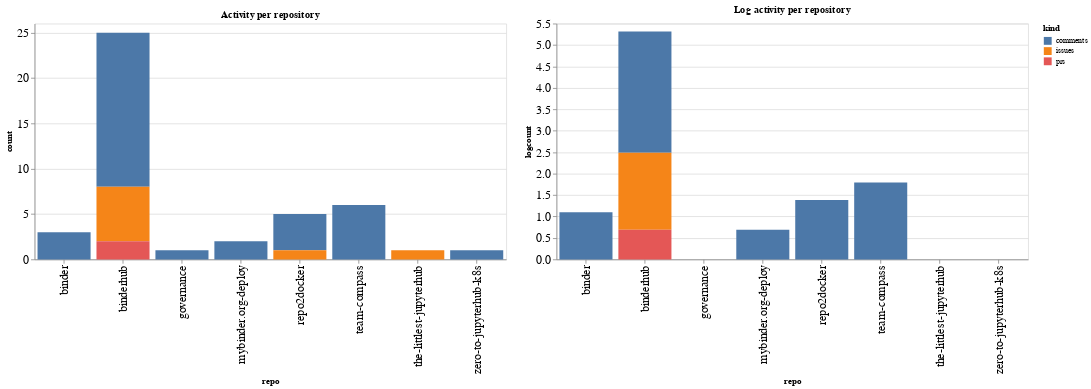

Here is the notebook cell this chart was saved with:
### Code cell
ch1 = alt.Chart(repo_summaries, width=600, title="Activity per repository").mark_bar().encode(
    x='repo',
    y='count',
    color='kind',
    tooltip="kind"
)

ch2 = alt.Chart(repo_summaries, width=600, title="Log activity per repository").mark_bar().encode(
    x='repo',
    y='logcount',
    color='kind',
    tooltip="kind"
)

ch1 | ch2

### Figure 1 — Vega-Lite specification as saved in the notebook (floating-point values rounded to 4 significant figures)
{"config": {"axisLeft": {"labelFontSize": 15}, "axisBottom": {"labelFontSize": 15}}, "hconcat": [{"mark": "bar", "encoding": {"color": {"type": "nominal", "field": "kind"}, "tooltip": {"type": "nominal", "field": "kind"}, "x": {"type": "nominal", "field": "repo"}, "y": {"type": "quantitative", "field": "count"}}, "title": "Activity per repository", "width": 600}, {"mark": "bar", "encoding": {"color": {"type": "nominal", "field": "kind"}, "tooltip": {"type": "nominal", "field": "kind"}, "x": {"type": "nominal", "field": "repo"}, "y": {"type": "quantitative", "field": "logcount"}}, "title": "Log activity per repository", "width": 600}], "data": {"name": "data-5b4762ffa65c10672280520b1177bffa"}, "$schema": "https://vega.github.io/schema/vega-lite/v4.8.1.json", "datasets": {"data-5b4762ffa65c10672280520b1177bffa": [{"repo": "binder", "kind": "comments", "count": 3, "logcount": 1.099}, {"repo": "binderhub", "kind": "comments", "count": 17, "logcount": 2.833}, {"repo": "binderhub", "kind": "issues", "count": 6, "logcount": 1.792}, {"repo": "binderhub", "kind": "prs", "count": 2, "logcount": 0.6931}, {"repo": "governance", "kind": "comments", "count": 1, "logcount": 0.0}, {"repo": "mybinder.org-deploy", "kind": "comments", "count": 2, "logcount": 0.6931}, {"repo": "repo2docker", "kind": "comments", "count": 4, "logcount": 1.386}, {"repo": "repo2docker", "kind": "issues", "count": 1, "logcount": 0.0}, {"repo": "team-compass", "kind": "comments", "count": 6, "logcount": 1.792}, {"repo": "the-littlest-jupyterhub", "kind": "issues", "count": 1, "logcount": 0.0}, {"repo": "zero-to-jupyterhub-k8s", "kind": "comments", "count": 1, "logcount": 0.0}]}}
